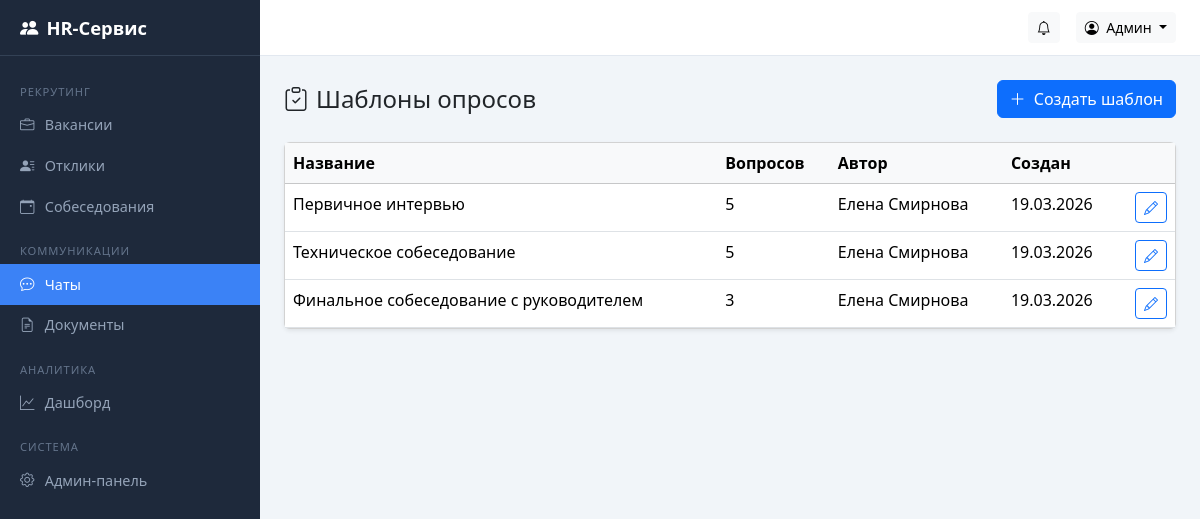
/chat/templates/ (signed in), run on the app's committed database.
### accounts/models.py (models this page shows, shortened)
class User(AbstractUser):
    class Role(models.TextChoices):
        CANDIDATE = "candidate", "Кандидат"
        HR = "hr", "HR-специалист"
        DIRECTOR = "director", "Руководитель"
        ADMIN = "admin", "Администратор"
    role = models.CharField(
        "Роль", max_length=20, choices=Role.choices, default=Role.CANDIDATE
    )
    patronymic = models.CharField("Отчество", max_length=150, blank=True)
    phone = models.CharField("Телефон", max_length=20, blank=True)
    class Meta:
        verbose_name = "Пользователь"
        verbose_name_plural = "Пользователи"
    def __str__(self):
        return self.get_full_name() or self.username
    @property
    def is_candidate(self):
        return self.role == self.Role.CANDIDATE
    @property
    def is_admin_role(self):
        return self.role == self.Role.ADMIN
    @property
    def can_manage(self):
        return self.role in (self.Role.HR, self.Role.DIRECTOR, self.Role.ADMIN)
    @property
    def can_view_analytics(self):
        return self.role in (self.Role.DIRECTOR, self.Role.ADMIN)

### chat/models.py (models this page shows, shortened)
class SurveyTemplate(models.Model):
    title = models.CharField("Название", max_length=255)
    created_by = models.ForeignKey(
        settings.AUTH_USER_MODEL,
        on_delete=models.SET_NULL,
        null=True,
        verbose_name="Автор",
    )
    created_at = models.DateTimeField("Создан", auto_now_add=True)
    class Meta:
        verbose_name = "Шаблон опроса"
        verbose_name_plural = "Шаблоны опросов"

### chat/views.py (the view)
# urls.py: path("templates/", views.survey_template_list, name="survey_template_list"),
@manager_required
def survey_template_list(request):
    templates = SurveyTemplate.objects.all()
    return render(request, "chat/survey_template_list.html", {"templates": templates})

### templates/chat/survey_template_list.html (shortened to what this page needs)
{% extends "base.html" %}
{% block content %}
<div class="d-flex justify-content-between align-items-center mb-4">
  <h4 class="mb-0"><i class="bi bi-clipboard-check me-2"></i>Шаблоны опросов</h4>
  <a href="{% url 'chat:survey_template_create' %}" class="btn btn-primary">
    <i class="bi bi-plus-lg me-1"></i> Создать шаблон
  </a>
</div>
<div class="card shadow-sm">
  <div class="table-responsive">
    <table class="table table-hover mb-0">
      <thead class="table-light">
        <tr>
          <th>Название</th>
          <th>Вопросов</th>
          <th>Автор</th>
          <th>Создан</th>
          <th></th>
        </tr>
      </thead>
      <tbody>
        {% for t in templates %}
          <tr>
            <td>{{ t.title }}</td>
            <td>{{ t.questions.count }}</td>
            <td>{{ t.created_by|default:"—" }}</td>
            <td>{{ t.created_at|date:"d.m.Y" }}</td>
            <td class="text-end">
              <a href="{% url 'chat:survey_template_edit' t.pk %}" class="btn btn-sm btn-outline-primary">
                <i class="bi bi-pencil"></i>
              </a>
            </td>
          </tr>
        {% empty %}
          <tr><td colspan="5" class="text-center text-muted py-4">Шаблонов нет</td></tr>
        {% endfor %}
      </tbody>
    </table>
  </div>
</div>
{% endblock %}

### templates/base.html (shortened to what this page needs)
<!DOCTYPE html>
<html lang="ru">
<head>
  <link href="https://cdn.jsdelivr.net/npm/bootstrap@5.3.3/dist/css/bootstrap.min.css" rel="stylesheet">
  <link href="https://cdn.jsdelivr.net/npm/bootstrap-icons@1.11.3/font/bootstrap-icons.min.css" rel="stylesheet">
</head>
<body>
{% if user.is_authenticated %}
  <nav class="sidebar" id="sidebar">
    <div class="sidebar-brand">
      <i class="bi bi-people-fill me-2"></i> HR-Сервис
    </div>
    <div class="sidebar-nav">
      {% if user.can_manage %}
        <div class="nav-section">Рекрутинг</div>
        <a class="nav-link {% if request.resolver_match.app_name == 'vacancies' and 'application' not in request.resolver_match.url_name|default:'' and 'interview' not in request.resolver_match.url_name|default:'' %}active{% endif %}"
           href="{% url 'vacancies:vacancy_list' %}">
          <i class="bi bi-briefcase"></i> Вакансии
        </a>
        <a class="nav-link {% if request.resolver_match.url_name == 'application_list' %}active{% endif %}"
           href="{% url 'vacancies:application_list' %}">
          <i class="bi bi-person-lines-fill"></i> Отклики
        </a>
        <a class="nav-link {% if 'interview' in request.resolver_match.url_name|default:'' %}active{% endif %}"
           href="{% url 'vacancies:interview_list' %}">
          <i class="bi bi-calendar-event"></i> Собеседования
        </a>
        <div class="nav-section">Коммуникации</div>
        <a class="nav-link {% if request.resolver_match.app_name == 'chat' %}active{% endif %}"
           href="{% url 'chat:room_list' %}">
          <i class="bi bi-chat-dots"></i> Чаты
        </a>
        <a class="nav-link {% if request.resolver_match.app_name == 'documents' %}active{% endif %}"
           href="{% url 'documents:document_list' %}">
          <i class="bi bi-file-earmark-text"></i> Документы
        </a>
      {% endif %}
      {% if user.can_view_analytics %}
        <div class="nav-section">Аналитика</div>
        <a class="nav-link {% if request.resolver_match.app_name == 'analytics' %}active{% endif %}"
           href="{% url 'analytics:dashboard' %}">
          <i class="bi bi-graph-up"></i> Дашборд
        </a>
      {% endif %}
      {% if user.is_admin_role %}
        <div class="nav-section">Система</div>
        <a class="nav-link" href="{% url 'admin:index' %}">
          <i class="bi bi-gear"></i> Админ-панель
        </a>
      {% endif %}
    </div>
  </nav>
  <div class="topbar">
    <div class="ms-auto d-flex align-items-center gap-3">
      {% if user.can_manage or user.is_candidate %}
      <a href="{% url 'vacancies:notification_list' %}" class="btn btn-light btn-sm position-relative">
        <i class="bi bi-bell"></i>
      </a>
      {% endif %}
      <div class="dropdown">
        <button class="btn btn-light btn-sm dropdown-toggle" data-bs-toggle="dropdown">
          <i class="bi bi-person-circle me-1"></i> {{ user.get_short_name|default:user.username }}
        </button>
      </div>
    </div>
  </div>
  <main class="main-content">
    {% block content %}{% endblock %}
  </main>
{% else %}
  {% block anonymous_content %}{% endblock %}
{% endif %}
</body>
</html>

### templates/base.html (style rules this page uses)
:root { --sidebar-width: 260px; --sidebar-bg: #1e293b; --sidebar-hover: #334155; --sidebar-active: #3b82f6; --topbar-height: 56px; }
body { background: #f1f5f9; }
.sidebar { position: fixed; top: 0; left: 0; bottom: 0; width: var(--sidebar-width); background: var(--sidebar-bg); color: #cbd5e1; overflow-y: auto; z-index: 1030; transition: transform .2s; }
.sidebar-brand { height: var(--topbar-height); display: flex; align-items: center; padding: 0 1.25rem; font-size: 1.15rem; font-weight: 600; color: #fff; border-bottom: 1px solid #334155; }
.sidebar-nav { padding: .75rem 0; }
.sidebar-nav .nav-link { color: #94a3b8; padding: .6rem 1.25rem; display: flex; align-items: center; gap: .65rem; font-size: .9rem; border-radius: 0; transition: background .15s, color .15s; }
.sidebar-nav .nav-link.active { background: var(--sidebar-active); color: #fff; }
.sidebar-nav .nav-section { padding: .5rem 1.25rem .25rem; font-size: .7rem; text-transform: uppercase; letter-spacing: .08em; color: #64748b; margin-top: .5rem; }
.topbar { position: fixed; top: 0; left: var(--sidebar-width); right: 0; height: var(--topbar-height); background: #fff; border-bottom: 1px solid #e2e8f0; display: flex; align-items: center; padding: 0 1.5rem; z-index: 1020; }
.main-content { margin-left: var(--sidebar-width); margin-top: var(--topbar-height); padding: 1.5rem; min-height: calc(100vh - var(--topbar-height)); }

### data on the page
User: get_short_name "Админ"
SurveyTemplate: title "Первичное интервью", questions.count "5", created_by "Елена Смирнова", created_at "19.03.2026"
SurveyTemplate: title "Техническое собеседование", questions.count "5", created_by "Елена Смирнова", created_at "19.03.2026"
SurveyTemplate: title "Финальное собеседование с руководителем", questions.count "3", created_by "Елена Смирнова", created_at "19.03.2026"
